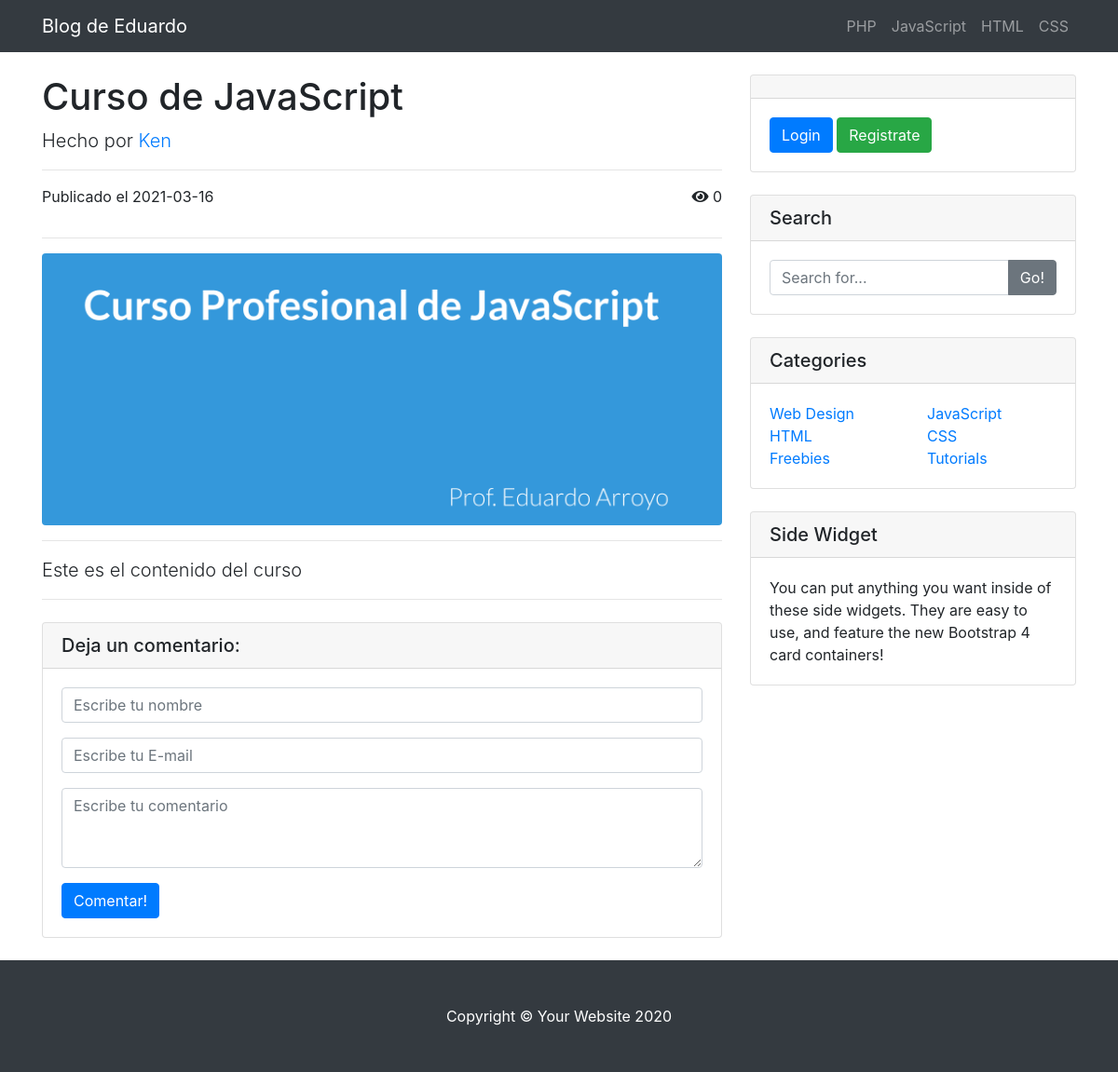
/post.php?post_id=2, run on the app's committed database.
### tables this page shows
CREATE TABLE `categorias` (
  `cat_id` int(10) UNSIGNED NOT NULL,
  `cat_nombre` varchar(20) NOT NULL
);

CREATE TABLE `posts` (
  `post_id` int(10) UNSIGNED NOT NULL,
  `post_cat_id` int(10) NOT NULL,
  `post_titulo` varchar(255) NOT NULL,
  `post_autor` varchar(30) NOT NULL,
  `post_fecha` date NOT NULL,
  `post_img` text NOT NULL,
  `post_contenido` text NOT NULL,
  `post_tags` varchar(50) DEFAULT NULL,
  `post_vistas` int(11) NOT NULL DEFAULT 0,
  `post_status` varchar(30) NOT NULL
);

### recursos/funciones.php (called while the page is built, shortened)
<?php
    function f_query($sql){
        global $conexion;
        return mysqli_query($conexion,$sql);
    }
    function f_fetch_array($resultado){
        return mysqli_fetch_array($resultado);
    }
    function f_escape_string($string){
        global $conexion;
        return mysqli_real_escape_string($conexion, $string);
    }
?>

### public/post.php (the view, shortened to what this page needs)
<?php include(TEMPLATE_FRONT . DS . "head.php"); ?>
  <?php include(TEMPLATE_FRONT . DS . "nav.php"); ?>
  <?php
    if(isset($_GET['post_id'])){
      $post_id = f_escape_string(trim($_GET['post_id']));
      $query = f_query("SELECT * FROM posts WHERE post_id = {$post_id}");
      $fila = f_fetch_array($query);
    }
  ?>
  <div class="container">
    <div class="row">
      <div class="col-lg-8">
        <h1 class="mt-4"><?php echo $fila['post_titulo']; ?></h1>
        <p class="lead">
          Hecho por
          <a href="#"><?php echo $fila['post_autor']; ?></a>
        </p>
        <hr>
        <div class="d-flex justify-content-between">
          <p>Publicado el <?php echo $fila['post_fecha']; ?></p>
          <div>
            <i class="fas fa-eye"></i>
            <span><?php echo $fila['post_vistas']; ?></span>
          </div>
        </div>
        <hr>
        <img
          class="img-fluid rounded"
          src="img/<?php echo $fila['post_img']; ?>"
          alt="<?php echo $fila['post_titulo']; ?>"
        >
        <hr>
        <p class="lead"><?php echo $fila['post_contenido']; ?></p>
        <hr>
        <div class="card my-4">
          <h5 class="card-header">Deja un comentario:</h5>
          <div class="card-body">
            <form action="" method="post">
              <div class="form-group">
                <input type="text" class="form-control" name="com_nombre" placeholder="Escribe tu nombre">
              </div>
              <div class="form-group">
                <input type="email" class="form-control" name="com_email" placeholder="Escribe tu E-mail">
              </div>
              <div class="form-group">
                <textarea class="form-control" rows="3" placeholder="Escribe tu comentario" name="com_mensaje"></textarea>
              </div>
              <input type="submit" class="btn btn-primary" name="guardar" value="Comentar!">
            </form>
          </div>
        </div>
      </div>
      <?php include(TEMPLATE_FRONT . DS . "sidebar.php"); ?>
    </div>
  </div>
  <?php include(TEMPLATE_FRONT . DS . "footer.php"); ?>

### recursos/plantillas/front/nav.php (shortened to what this page needs)
<nav class="navbar navbar-expand-lg navbar-dark bg-dark fixed-top">
    <div class="container">
      <a class="navbar-brand" href="./">Blog de Eduardo</a>
      <div class="collapse navbar-collapse" id="navbarResponsive">
        <ul class="navbar-nav ml-auto">
            <?php
                $query = f_query("SELECT * FROM categorias");
                while($fila = f_fetch_array($query)){
                    ?>
                    <li class="nav-item">
                        <a class="nav-link" href="#"><?php echo $fila['cat_nombre'];  ?></a>
                    </li>
                <?php }
            ?>
        </ul>
      </div>
    </div>
</nav>

### public/css/blog-home.css (style rules this page uses)
body { padding-top: 56px; }

### data on the page
categorias: cat_nombre "PHP"
categorias: cat_nombre "JavaScript"
categorias: cat_nombre "HTML"
categorias: cat_nombre "CSS"
posts: post_titulo "Curso de JavaScript", post_autor "Ken", post_fecha "2021-03-16", post_vistas "0", post_img (picture), post_contenido "Este es el contenido del curso"
